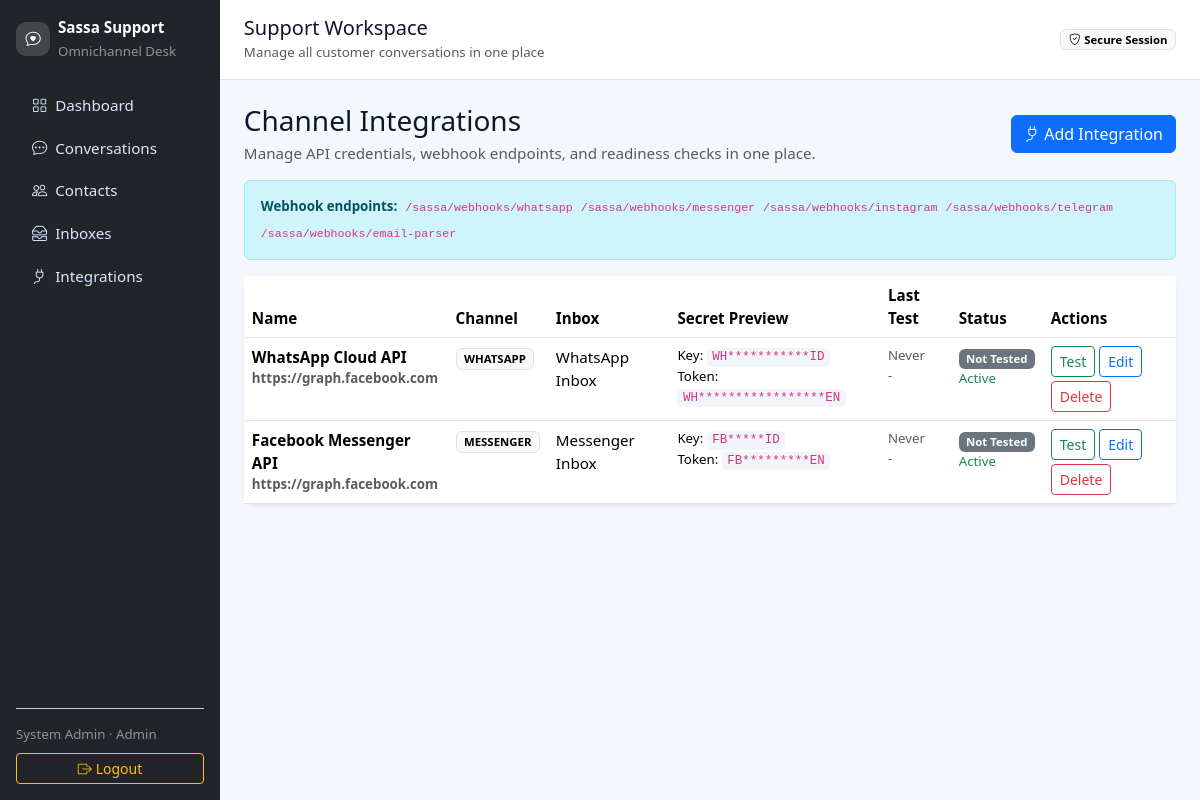
/integrations (signed in), run on the app's committed database.
### tables this page shows
CREATE TABLE channel_integrations (
  id INT AUTO_INCREMENT PRIMARY KEY,
  channel_type VARCHAR(50) NOT NULL,
  name VARCHAR(120) NOT NULL,
  inbox_id INT NULL,
  api_base_url VARCHAR(255) NULL,
  api_key VARCHAR(255) NULL,
  api_secret VARCHAR(255) NULL,
  access_token TEXT NULL,
  webhook_verify_token VARCHAR(255) NULL,
  webhook_url VARCHAR(255) NULL,
  config_json JSON NULL,
  is_active TINYINT(1) DEFAULT 1,
  last_test_status VARCHAR(20) NULL,
  last_test_message VARCHAR(255) NULL,
  last_test_at TIMESTAMP NULL,
  created_at TIMESTAMP DEFAULT CURRENT_TIMESTAMP,
  updated_at TIMESTAMP DEFAULT CURRENT_TIMESTAMP ON UPDATE CURRENT_TIMESTAMP,
  FOREIGN KEY (inbox_id) REFERENCES inboxes(id)
);

CREATE TABLE inboxes (
  id INT AUTO_INCREMENT PRIMARY KEY,
  name VARCHAR(100) NOT NULL,
  channel_type VARCHAR(50) NOT NULL,
  credentials_json JSON NULL,
  is_active TINYINT(1) DEFAULT 1,
  created_at TIMESTAMP DEFAULT CURRENT_TIMESTAMP
);

### app/helpers/App.php (called while the page is built, shortened)
<?php
class App
{
    public static array $config = [];
    public static function init(): void
    {
        self::$config = require __DIR__ . '/../../config/config.php';
        date_default_timezone_set(self::$config['app']['timezone']);
    }
    public static function view(string $view, array $data = []): void
    {
        extract($data);
        require __DIR__ . '/../views/' . $view . '.php';
    }
    public static function basePath(): string
    {
        $configured = trim(parse_url(self::$config['app']['url'] ?? '', PHP_URL_PATH) ?? '', '/');
        $requestPath = trim(parse_url($_SERVER['REQUEST_URI'] ?? '', PHP_URL_PATH) ?? '', '/');
        if ($configured !== '' && ($requestPath === $configured || str_starts_with($requestPath, $configured . '/'))) {
            return $configured;
        }
        $scriptDir = trim(str_replace('\\', '/', dirname($_SERVER['SCRIPT_NAME'] ?? '')), '/');
        return $scriptDir;
    }
    public static function url(string $path = ''): string
    {
        $base = self::basePath();
        $relative = ltrim($path, '/');
        return '/' . ($base ? $base . '/' : '') . $relative;
    }
}

### app/controllers/IntegrationsController.php (called while the page is built, shortened)
<?php
class IntegrationsController
{
    public function index(): void
    {
        App::view('integrations/index', [
            'integrations' => (new ChannelIntegration())->all(),
            'inboxes' => (new Inbox())->all(),
        ]);
    }
}

### public/index.php (called while the page is built, shortened)
<?php
require __DIR__ . '/../app/helpers/App.php';
require __DIR__ . '/../app/helpers/functions.php';
require __DIR__ . '/../app/helpers/Router.php';
$router = new Router();
require __DIR__ . '/../routes/web.php';
$router->dispatch($_SERVER['REQUEST_METHOD'], $_SERVER['REQUEST_URI']);

### routes/web.php (called while the page is built, shortened)
<?php
$integrations = new IntegrationsController();

### app/models/ChannelIntegration.php (called while the page is built, shortened)
<?php
class ChannelIntegration extends BaseModel
{
    public function all(): array
    {
        $sql = 'SELECT ci.*, i.name AS inbox_name FROM channel_integrations ci LEFT JOIN inboxes i ON i.id = ci.inbox_id ORDER BY ci.created_at DESC';
        return $this->db->query($sql)->fetchAll();
    }
}

### app/helpers/functions.php (called while the page is built, shortened)
<?php
function e(?string $value): string
{
    return htmlspecialchars((string) $value, ENT_QUOTES, 'UTF-8');
}
function mask_secret(?string $value): string
{
    $value = (string) $value;
    $len = strlen($value);
    return substr($value, 0, 2) . str_repeat('*', max(2, $len - 4)) . substr($value, -2);
}

### app/helpers/Router.php (shortened to what this page needs)
<?php
class Router
{
    private array $routes = [];
    public function add(string $method, string $path, callable $handler): void
    {
        $this->routes[] = [$method, trim($path, '/'), $handler];
    }
    public function dispatch(string $method, string $uri): void
    {
        $uri = trim(parse_url($uri, PHP_URL_PATH), '/');
        $baseCandidates = array_filter([
            trim(parse_url(App::$config['app']['url'] ?? '', PHP_URL_PATH) ?? '', '/'),
            App::basePath(),
        ]);
        foreach ($baseCandidates as $base) {
            if ($base && ($uri === $base || str_starts_with($uri, $base . '/'))) {
                $uri = trim(substr($uri, strlen($base)), '/');
                break;
            }
        }
        foreach ($this->routes as [$routeMethod, $routePath, $handler]) {
            $pattern = '#^' . preg_replace('/\{([a-z_]+)\}/', '([^/]+)', $routePath) . '$#';
            if ($routeMethod === $method && preg_match($pattern, $uri, $matches)) {
                array_shift($matches);
                $handler(...$matches);
                return;
            }
        }
    }
}

### app/views/integrations/index.php (shortened to what this page needs)
<?php require __DIR__ . '/../partials/header.php'; ?>
<div class="d-flex justify-content-between align-items-center mb-3">
  <div>
    <h3 class="mb-1">Channel Integrations</h3>
    <p class="text-muted mb-0">Manage API credentials, webhook endpoints, and readiness checks in one place.</p>
  </div>
  <button class="btn btn-primary" data-bs-toggle="modal" data-bs-target="#addIntegrationModal"><i class="bi bi-plug me-1"></i>Add Integration</button>
</div>
<div class="alert alert-info small d-flex flex-wrap gap-2 align-items-center">
  <span><strong>Webhook endpoints:</strong></span>
  <code><?= App::url('webhooks/whatsapp') ?></code>
  <code><?= App::url('webhooks/messenger') ?></code>
  <code><?= App::url('webhooks/instagram') ?></code>
  <code><?= App::url('webhooks/telegram') ?></code>
  <code><?= App::url('webhooks/email-parser') ?></code>
</div>
<div class="card border-0 shadow-sm">
  <div class="table-responsive">
    <table class="table table-hover align-middle mb-0 integration-table">
      <thead>
      <tr>
        <th>Name</th>
        <th>Channel</th>
        <th>Inbox</th>
        <th>Secret Preview</th>
        <th>Last Test</th>
        <th>Status</th>
        <th>Actions</th>
      </tr>
      </thead>
      <tbody>
      <?php foreach ($integrations as $it): ?>
        <tr>
          <td class="fw-semibold"><?= e($it['name']) ?><div class="small text-muted"><?= e($it['api_base_url'] ?: '-') ?></div></td>
          <td><span class="badge text-bg-light border text-uppercase"><?= e($it['channel_type']) ?></span></td>
          <td><?= e($it['inbox_name'] ?? '-') ?></td>
          <td class="small">
            <div>Key: <code><?= e(mask_secret($it['api_key'] ?? '')) ?></code></div>
            <div>Token: <code><?= e(mask_secret($it['access_token'] ?? '')) ?></code></div>
          </td>
          <td class="small text-muted"><?= e($it['last_test_at'] ?? 'Never') ?><div><?= e($it['last_test_message'] ?? '-') ?></div></td>
          <td>
            <?php if (($it['last_test_status'] ?? '') === 'ok'): ?>
              <span class="badge text-bg-success">Ready</span>
            <?php elseif (($it['last_test_status'] ?? '') === 'error'): ?>
              <span class="badge text-bg-danger">Needs Fix</span>
            <?php else: ?>
              <span class="badge text-bg-secondary">Not Tested</span>
            <?php endif; ?>
            <?= $it['is_active'] ? '<div class="small text-success">Active</div>' : '<div class="small text-muted">Inactive</div>' ?>
          </td>
          <td>
            <div class="d-flex gap-1 flex-wrap">
              <form method="post" action="<?= App::url('integrations/' . (int)$it['id'] . '/test') ?>" class="d-inline">
                <button class="btn btn-sm btn-outline-success">Test</button>
              </form>
              <button class="btn btn-sm btn-outline-primary" data-bs-toggle="modal" data-bs-target="#editIntegration<?= (int)$it['id'] ?>">Edit</button>
              <form method="post" action="<?= App::url('integrations/' . (int)$it['id'] . '/delete') ?>" class="d-inline">
                <button class="btn btn-sm btn-outline-danger" onclick="return confirm('Delete this integration?')">Delete</button>
              </form>
            </div>
          </td>
        </tr>
      <?php endforeach; ?>
      </tbody>
    </table>
  </div>
</div>
<?php require __DIR__ . '/../partials/footer.php'; ?>

### public/assets/css/app.css (style rules this page uses)
:root { --bg:#f4f7fb; --card:#ffffff; --text:#0f172a; }
body { background:var(--bg);color:var(--text);font-size:.95rem }
.card { border-radius:12px }
.integration-table code { font-size:.78rem;background:#f1f5f9;padding:.15rem .35rem;border-radius:.35rem }
.integration-table td { vertical-align:top }

### data on the page
channel_integrations: name "WhatsApp Cloud API", api_base_url "https://graph.facebook.com", channel_type "WHATSAPP", inbox.name "WhatsApp Inbox", api_key "WH***********ID", access_token "WH*****************EN", last_test_at "Never", last_test_message "-", shows "Not Tested", is_active "Active"
channel_integrations: name "Facebook Messenger API", api_base_url "https://graph.facebook.com", channel_type "MESSENGER", inbox.name "Messenger Inbox", api_key "FB*****ID", access_token "FB*********EN", last_test_at "Never", last_test_message "-", shows "Not Tested", is_active "Active"
